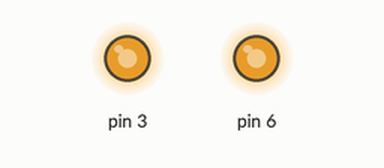
Recording of a sketch running on a simulated Arduino Uno, built with avr-gcc and run on an emulated ATmega328P. Parts: output pins drawn as LEDs (lit = HIGH).

Above: at 0.1 s.
Timing chart, 0 to 1.6 s (numbered marks = the images above):
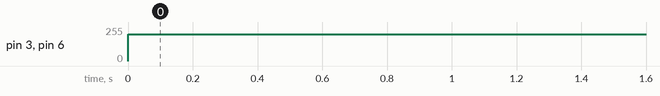

The sketch:

sketch_jun10a.ino
```cpp
#include <motor_control.h>

void setup() {

}

void loop() {
forward(200);
}
```

Measured:
- by itself, pin 3, pin 6: 0/255 → 200/255 at 0.00 s
